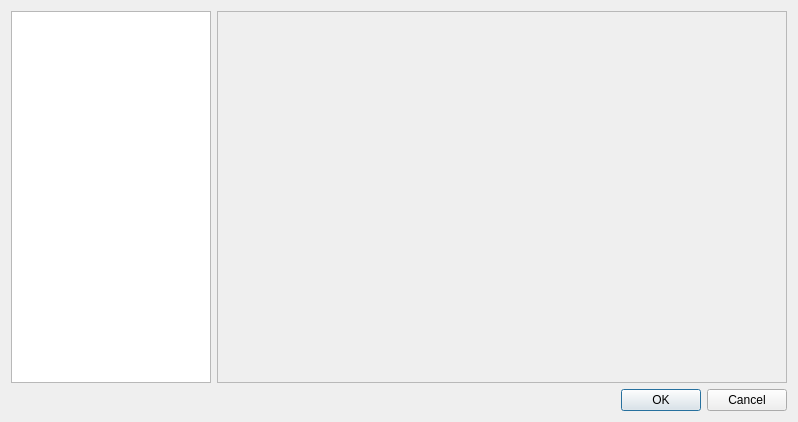
<?xml version="1.0" encoding="UTF-8"?>
<ui version="4.0">
 <class>ExtensionSystem::SettingsDialog</class>
 <widget class="QDialog" name="ExtensionSystem::SettingsDialog">
  <property name="geometry">
   <rect>
    <x>0</x>
    <y>0</y>
    <width>798</width>
    <height>422</height>
   </rect>
  </property>
  <property name="windowTitle">
   <string>Settings</string>
  </property>
  <layout class="QVBoxLayout" name="verticalLayout">
   <item>
    <layout class="QHBoxLayout" name="horizontalLayout">
     <item>
      <widget class="QListWidget" name="listWidget">
       <property name="maximumSize">
        <size>
         <width>200</width>
         <height>16777215</height>
        </size>
       </property>
       <property name="iconSize">
        <size>
         <width>22</width>
         <height>22</height>
        </size>
       </property>
       <property name="movement">
        <enum>QListView::Static</enum>
       </property>
       <property name="flow">
        <enum>QListView::TopToBottom</enum>
       </property>
       <property name="viewMode">
        <enum>QListView::ListMode</enum>
       </property>
      </widget>
     </item>
     <item>
      <widget class="QScrollArea" name="scrollArea">
       <property name="horizontalScrollBarPolicy">
        <enum>Qt::ScrollBarAlwaysOff</enum>
       </property>
       <property name="widgetResizable">
        <bool>true</bool>
       </property>
       <widget class="QWidget" name="scrollAreaWidgetContents">
        <property name="geometry">
         <rect>
          <x>0</x>
          <y>0</y>
          <width>578</width>
          <height>375</height>
         </rect>
        </property>
        <layout class="QVBoxLayout" name="verticalLayout_2">
         <property name="margin">
          <number>0</number>
         </property>
         <item>
          <widget class="QStackedWidget" name="stackedWidget">
           <property name="currentIndex">
            <number>-1</number>
           </property>
          </widget>
         </item>
        </layout>
       </widget>
      </widget>
     </item>
    </layout>
   </item>
   <item>
    <widget class="QDialogButtonBox" name="buttonBox">
     <property name="orientation">
      <enum>Qt::Horizontal</enum>
     </property>
     <property name="standardButtons">
      <set>QDialogButtonBox::Cancel|QDialogButtonBox::Ok</set>
     </property>
    </widget>
   </item>
  </layout>
 </widget>
 <resources/>
 <connections>
  <connection>
   <sender>buttonBox</sender>
   <signal>accepted()</signal>
   <receiver>ExtensionSystem::SettingsDialog</receiver>
   <slot>accept()</slot>
   <hints>
    <hint type="sourcelabel">
     <x>254</x>
     <y>414</y>
    </hint>
    <hint type="destinationlabel">
     <x>157</x>
     <y>274</y>
    </hint>
   </hints>
  </connection>
  <connection>
   <sender>buttonBox</sender>
   <signal>rejected()</signal>
   <receiver>ExtensionSystem::SettingsDialog</receiver>
   <slot>reject()</slot>
   <hints>
    <hint type="sourcelabel">
     <x>322</x>
     <y>414</y>
    </hint>
    <hint type="destinationlabel">
     <x>286</x>
     <y>274</y>
    </hint>
   </hints>
  </connection>
 </connections>
</ui>
